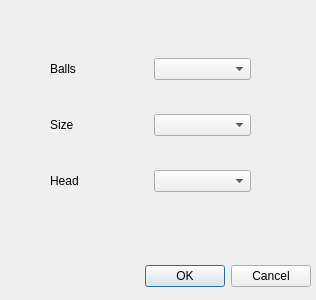
<?xml version="1.0" encoding="UTF-8"?>
<ui version="4.0">
 <class>Dialog</class>
 <widget class="QDialog" name="Dialog">
  <property name="windowModality">
   <enum>Qt::WindowModal</enum>
  </property>
  <property name="geometry">
   <rect>
    <x>0</x>
    <y>0</y>
    <width>316</width>
    <height>300</height>
   </rect>
  </property>
  <property name="maximumSize">
   <size>
    <width>316</width>
    <height>300</height>
   </size>
  </property>
  <property name="windowTitle">
   <string>Dialog</string>
  </property>
  <widget class="QDialogButtonBox" name="buttonBox">
   <property name="geometry">
    <rect>
     <x>60</x>
     <y>260</y>
     <width>251</width>
     <height>32</height>
    </rect>
   </property>
   <property name="orientation">
    <enum>Qt::Horizontal</enum>
   </property>
   <property name="standardButtons">
    <set>QDialogButtonBox::Cancel|QDialogButtonBox::Ok</set>
   </property>
  </widget>
  <widget class="QWidget" name="">
   <property name="geometry">
    <rect>
     <x>50</x>
     <y>30</y>
     <width>201</width>
     <height>191</height>
    </rect>
   </property>
   <layout class="QVBoxLayout" name="verticalLayout">
    <item>
     <layout class="QHBoxLayout" name="horizontalLayout">
      <item>
       <widget class="QLabel" name="label">
        <property name="text">
         <string>Balls</string>
        </property>
       </widget>
      </item>
      <item>
       <widget class="QComboBox" name="comboBox"/>
      </item>
     </layout>
    </item>
    <item>
     <layout class="QHBoxLayout" name="horizontalLayout_2">
      <item>
       <widget class="QLabel" name="label_2">
        <property name="text">
         <string>Size</string>
        </property>
       </widget>
      </item>
      <item>
       <widget class="QComboBox" name="comboBox_2"/>
      </item>
     </layout>
    </item>
    <item>
     <layout class="QHBoxLayout" name="horizontalLayout_3">
      <item>
       <widget class="QLabel" name="label_3">
        <property name="text">
         <string>Head</string>
        </property>
       </widget>
      </item>
      <item>
       <widget class="QComboBox" name="comboBox_3"/>
      </item>
     </layout>
    </item>
   </layout>
  </widget>
 </widget>
 <resources/>
 <connections>
  <connection>
   <sender>buttonBox</sender>
   <signal>accepted()</signal>
   <receiver>Dialog</receiver>
   <slot>accept()</slot>
   <hints>
    <hint type="sourcelabel">
     <x>248</x>
     <y>254</y>
    </hint>
    <hint type="destinationlabel">
     <x>157</x>
     <y>274</y>
    </hint>
   </hints>
  </connection>
  <connection>
   <sender>buttonBox</sender>
   <signal>rejected()</signal>
   <receiver>Dialog</receiver>
   <slot>reject()</slot>
   <hints>
    <hint type="sourcelabel">
     <x>316</x>
     <y>260</y>
    </hint>
    <hint type="destinationlabel">
     <x>286</x>
     <y>274</y>
    </hint>
   </hints>
  </connection>
 </connections>
</ui>
